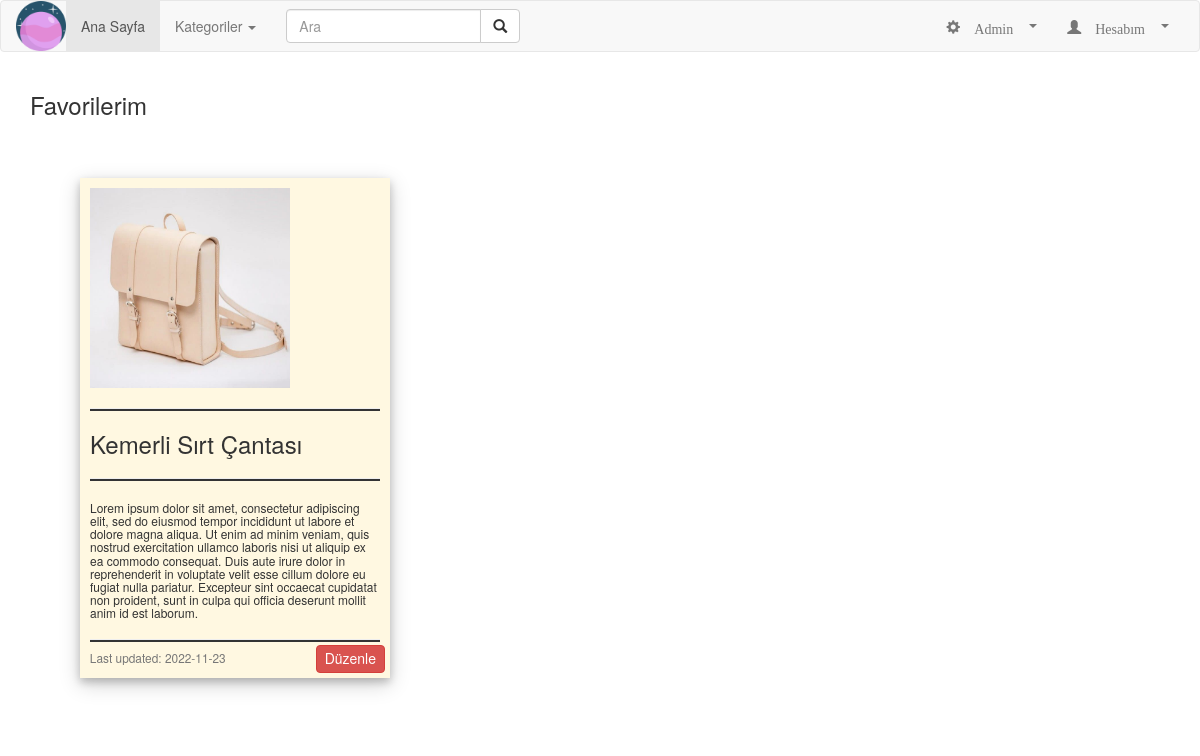
The page /favorites (signed in) on the database its author committed.
### main.py (models this page shows)
class Products(db.Model):
    ID = db.Column(db.Integer,primary_key=True)
    Name = db.Column(db.String(100))
    Color = db.Column(db.String)
    Code = db.Column(db.String(100))
    CategoryID = db.Column(db.Integer)
    Description = db.Column(db.String)
    UpdateDate = db.Column(db.Date)
    CreatorID = db.Column(db.Integer)

class ProductPhotos(db.Model):
    ID = db.Column(db.Integer,primary_key=True)
    ImagePath = db.Column(db.String)
    ProductID = db.Column(db.Integer)
    UpdateDate = db.Column(db.Date)
    CreatorID = db.Column(db.Integer)

### main.py (the view)
@app.route("/favorites")
@login_required
def favorites():
    categories=Categories.query.all()
    favorites=UserFavorites.query.filter_by(UserID = session["user_id"])
    productList = []
    for fav in favorites:
        prod = db.session.query(Products, ProductPhotos).join(Products, ProductPhotos.ProductID == Products.ID).filter(Products.ID == fav.ProductID).all()
        productList.extend(prod)
    if not productList:
        flash("Buralar ıssız. Hemen favorilerine ürün eklemeye başla!","danger")
    return render_template("myfavorites.html", categories=categories, productList=productList, userFavorites=True)

### main.py (called while the page is built)
def login_required(func):
    @wraps(func)
    def decorator_function(*args,**kwargs):
        if "logged_in" in session:
            return func(*args,**kwargs)
        else:
            flash("Bu sayfayı görüntülemek için lütfen giriş yapın.","warning")
            return redirect(url_for("login"))
    return decorator_function

### Templates/myfavorites.html
{% extends "layout.html" %}
{% block body %}
    <h3>Favorilerim</h3>
{% endblock body %}

### Templates/layout.html (shortened to what this page needs)
<!DOCTYPE html>
<html lang="en">
    <head>
        <link rel="stylesheet" href="https://cdn.jsdelivr.net/npm/bootstrap@3.4.1/dist/css/bootstrap.min.css">
    </head>
    <body>
        {% include "includes/navbar.html" %}
        <div class="container">
            {% block body %}
            {% endblock body %}
            <div class="card-deck">
                {% for prod in productList %}
                    <div class="card"  style="float:left; position: relative; width: 310px; height: 500px; padding: 10px; margin:50px 0px 50px 50px; background: #FFF8E1; box-shadow: 0 4px 8px 0 rgba(0, 0, 0, 0.2), 0 6px 20px 0 rgba(0, 0, 0, 0.19);">
                        <img src="{{prod.ProductPhotos.ImagePath}}" width="200" height="200"/>
                        <hr style="background:#333; height: 2px;">
                        {% if prod.Products.Name != "" %}
                            <div class="card-body">
                                <h3 class="card-title" >{{prod.Products.Name}}</h3>
                            </div>
                            <hr style="background:#333; height: 2px;">
                        {% endif %}
                        <div class="card-footer">
                            {% if prod.Products.Description != "" %}
                                <h6 class="card-text">{{prod.Products.Description}}</h6>
                                <hr style="background:#333; height: 2px;">
                            {% endif %}
                        </div>
                        {% if session["role_id"] == 1 %}
                            <div class="card-link" style="bottom: 0; position: absolute; right: 0;">
                                <small class="text-muted">Last updated: {{prod.Products.UpdateDate}}</small>
                                <a href="/editproduct/{{prod.Products.ID}}" type="submit" class="btn btn-danger" style="padding: 2px 8px; margin: 5px; margin-left: 86px; height: 28px;">Düzenle</a>
                            </div>
                        {% endif %}
                    </div>
                {% endfor %}
            </div>
        </div>
    </body>
</html>

### rows shown on the page
Products: ProductPhotos.ImagePath (picture), Products.Name "Kemerli Sırt Çantası", Products.Description "Lorem ipsum dolor sit amet, consectetur adipiscing elit, sed do eiusmod tempor incididunt ut labore et dolore magna aliqua. Ut enim ad minim veniam, quis nostrud exercitation ullamco laboris nisi ut aliquip ex ea commodo consequat. Duis aute irure dolor in reprehenderit in voluptate velit esse cillum dolore eu fugiat nulla pariatur. Excepteur sint occaecat cupidatat non proident, sunt in culpa qui officia deserunt mollit anim id est laborum.", Products.UpdateDate "2022-11-23", {{ prod.Products.ID }} 2 (drawn)
